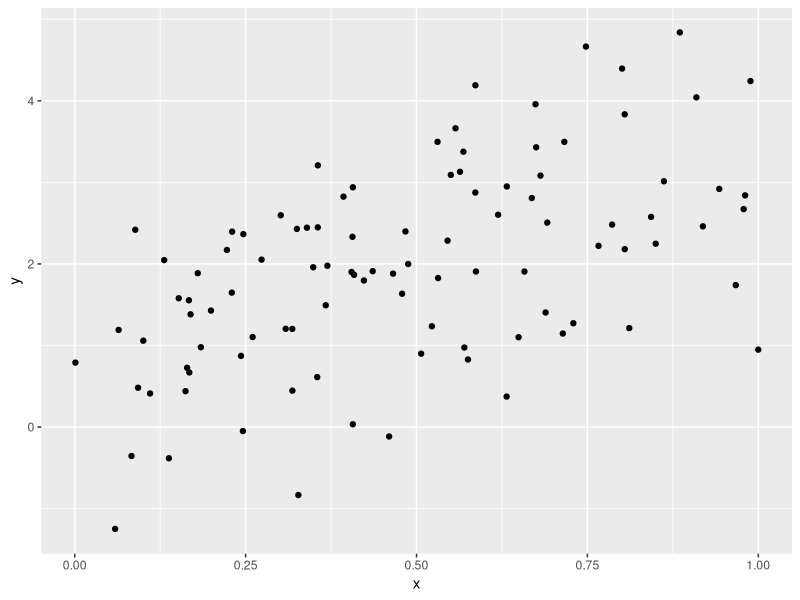

Recreate this plot in R.
## ---- chunk 1
library (tidyverse)

plot_df=
  tibble(
    x=runif(100),
    y=1+2*x+rnorm(100)
  )

plot_df |> 
  ggplot(aes(x=x,y=y))+
  geom_point()
